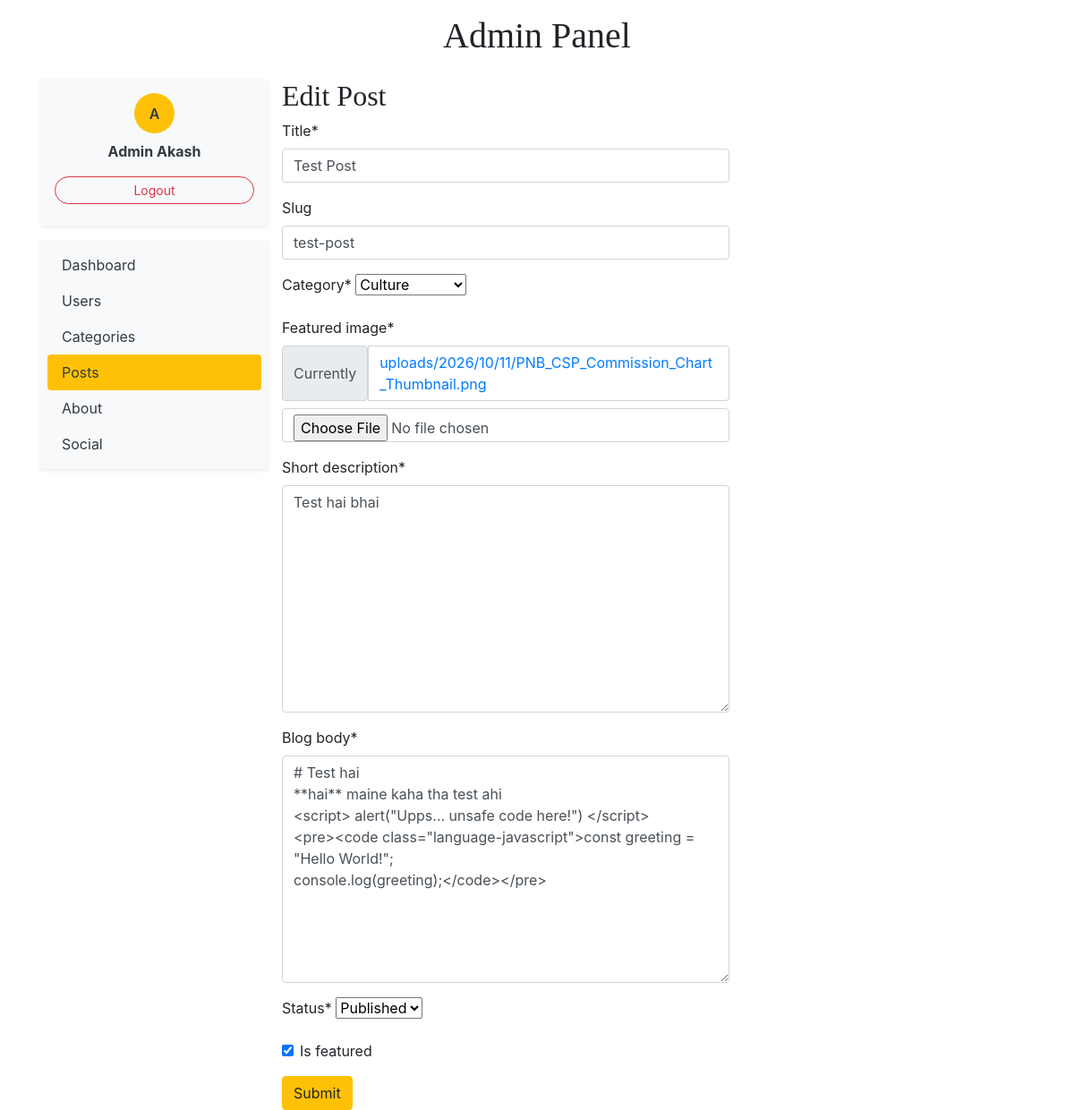
The app's page /dashboard/posts/edit/13 (signed in) with its own data.
### blogs/models.py (models this page shows, shortened)
class Blog(models.Model):
    title = models.CharField(max_length=100)
    slug = models.SlugField(max_length=150, unique=True, blank=True)
    category = models.ForeignKey(Category, on_delete=models.CASCADE)
    author = models.ForeignKey(User, on_delete=models.CASCADE)
    featured_image = models.ImageField(upload_to='uploads/%Y/%m/%d')
    short_description = models.TextField(max_length=500)
    blog_body = models.TextField(max_length=20000)
    status = models.CharField(max_length=24,choices=STATUS_CHOICES, default='Draft')
    is_featured = models.BooleanField(default=False)
    created_at = models.DateTimeField(auto_now_add=True)
    updated_at = models.DateTimeField(auto_now=True)

### dashboards/views.py (the view)
# urls.py: path('posts/edit/<int:pk>',views.edit_post,name='edit_post'),
@permission_required('blogs.edit_blog', login_url='login')
def edit_post(request, pk):
    post = get_object_or_404(Blog, pk=pk)
    if request.method == 'POST':
        form = BlogPostForm(request.POST, request.FILES, instance=post)
        if form.is_valid():
            form.save()
            return redirect('posts')
    form = BlogPostForm(instance=post)
    return render(request, 'dashboard/edit_post.html', {'form': form, 'post': post})

### dashboards/forms.py
class BlogPostForm(forms.ModelForm):
    class Meta:
        model = Blog
        fields = ('title', 'slug', 'category', 'featured_image', 'short_description', 'blog_body', 'status',
                  'is_featured')

### blogs/context_processors.py (called while the page is built)
def get_categories(request):
    categories = Category.objects.all()
    try:
        about = About.objects.get()
    except:
        about = None
    return dict(categories=categories, about=about)

def get_social_links(request):
    social_links = SocialLink.objects.all()
    return dict(social_links=social_links)

### blogs/models.py (called while the page is built)
    def __str__(self) -> str:
        return self.category_name

### templates/dashboard/edit_post.html (shortened to what this page needs)
{% extends 'base.html' %}
{% block content %}
    {% load crispy_forms_tags %}
    <div class="row">
        {% include 'dashboard/sidebar.html' %}
        <div class="col-md-9">
            <div class="row d-flex flex-column" style="width:500px;">
                <h2>Edit Post</h2>
                <form action="{% url 'edit_post' post.id %}" method="POST" enctype="multipart/form-data">
                    {{ form|crispy }}
                    <button type="submit" class="btn btn-warning">Submit</button>
                </form>
            </div>
        </div>
    </div>
{% endblock %}

### templates/dashboard/sidebar.html
<div class="col-md-3">
    <div class="bg-light rounded shadow-sm p-3 mb-3 text-center">
        <div class="bg-warning text-dark rounded-circle
                    d-flex align-items-center justify-content-center mx-auto mb-2"
             style="width: 45px; height: 45px; font-weight: 600;">
            {{ user.username|first|upper }}
        </div>
        <div class="font-weight-bold text-dark mb-3">
            {{ user.first_name }} {{ user.last_name }}
        </div>
        <a href="{% url 'logout' %}"
           class="btn btn-sm btn-outline-danger rounded-pill w-100 mb-2">
            Logout
        </a>
    </div>
    <div class="nav flex-column nav-pills bg-light rounded shadow-sm p-2">
        <a href="{% url 'dashboard' %}"
           class="nav-link text-dark {% if request.path == '/dashboard/' %}bg-warning{% endif %}">
            Dashboard
        </a>
        {% if perms.auth.view_user %}
            <a href="{% url 'users' %}"
               class="nav-link text-dark {% if '/dashboard/users/' in request.path %}bg-warning{% endif %}">
                Users
            </a>
        {% endif %}
        <a href="{% url 'categories' %}"
           class="nav-link text-dark {% if '/dashboard/categories/' in request.path %}bg-warning{% endif %}">
            Categories
        </a>
        <a href="{% url 'posts' %}"
           class="nav-link text-dark {% if '/dashboard/posts/' in  request.path %}bg-warning{% endif %}">
            Posts
        </a>
        {% if perms.about_us.view_about %}
            <a href="{% url 'about' %}"
               class="nav-link text-dark {% if '/dashboard/about/' in  request.path %}bg-warning{% endif %}">
                About
            </a>
        {% endif %}
        {% if perms.about_us.edit_social %}
            <a href="{% url 'socials' %}"
               class="nav-link text-dark {% if '/dashboard/social' in  request.path %}bg-warning{% endif %}">
                Social
            </a>
        {% endif %}
    </div>
</div>

### djangoproject/static/css/blog.css (style rules this page uses)
h1, h2, h3, h4, h5, h6 { font-family: "Playfair Display", Georgia, "Times New Roman", serif; }

### records on screen
Blog: title "Test Post", slug "test-post", category "Culture", short_description "Test hai bhai", blog_body "# Test hai **hai** maine kaha tha test ahi <script> alert(\"Upps... unsafe code here!\") </script> <pre><code class=\"language-javascript\">const greeting = \"Hello World!\"; console.log(greeting);</code></pre>", status "Published", is_featured "☑"

### other values on screen
{{ user.username|first|upper }} "A"
{{ user.first_name }} "Admin"
{{ user.last_name }} "Akash"
